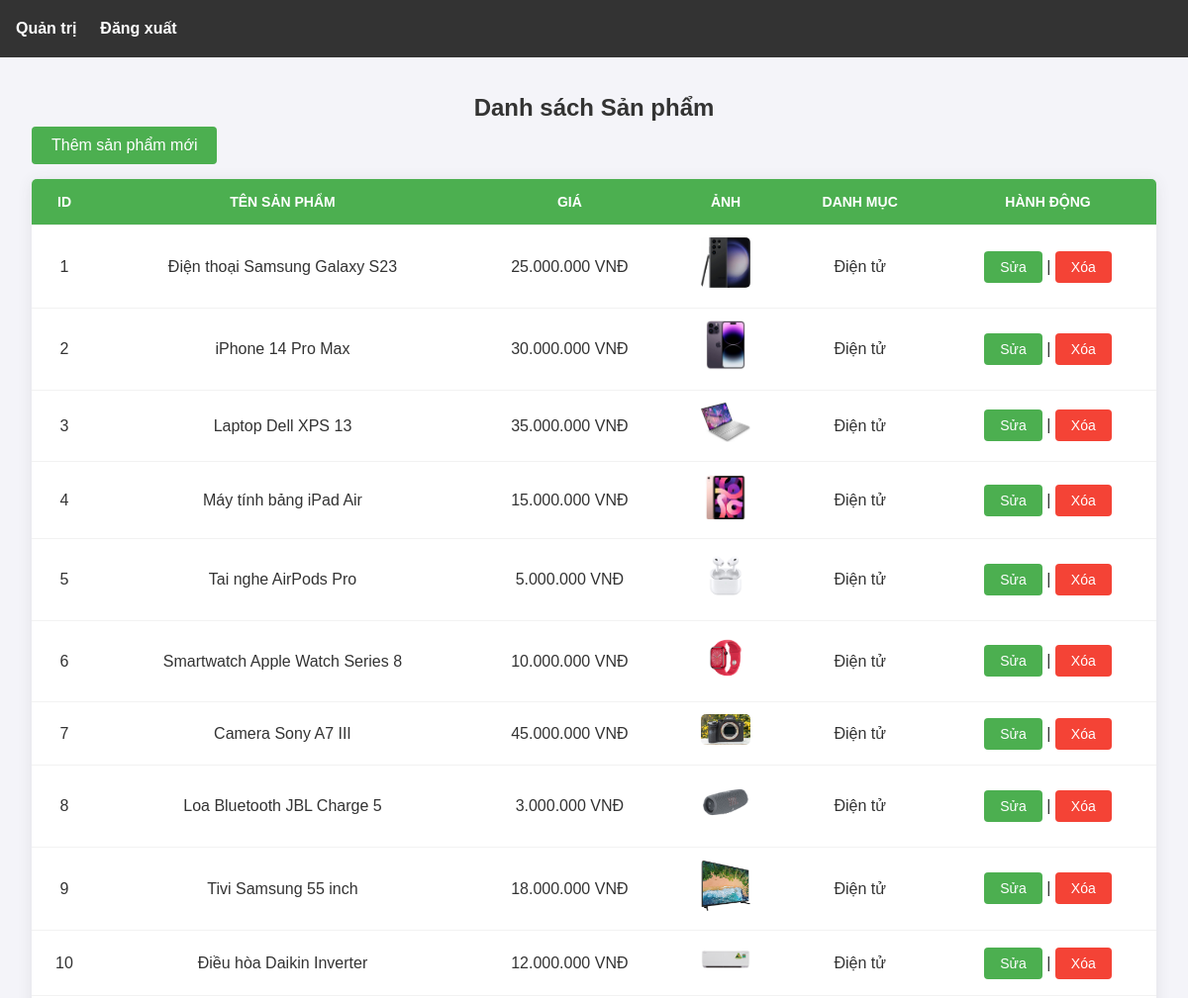
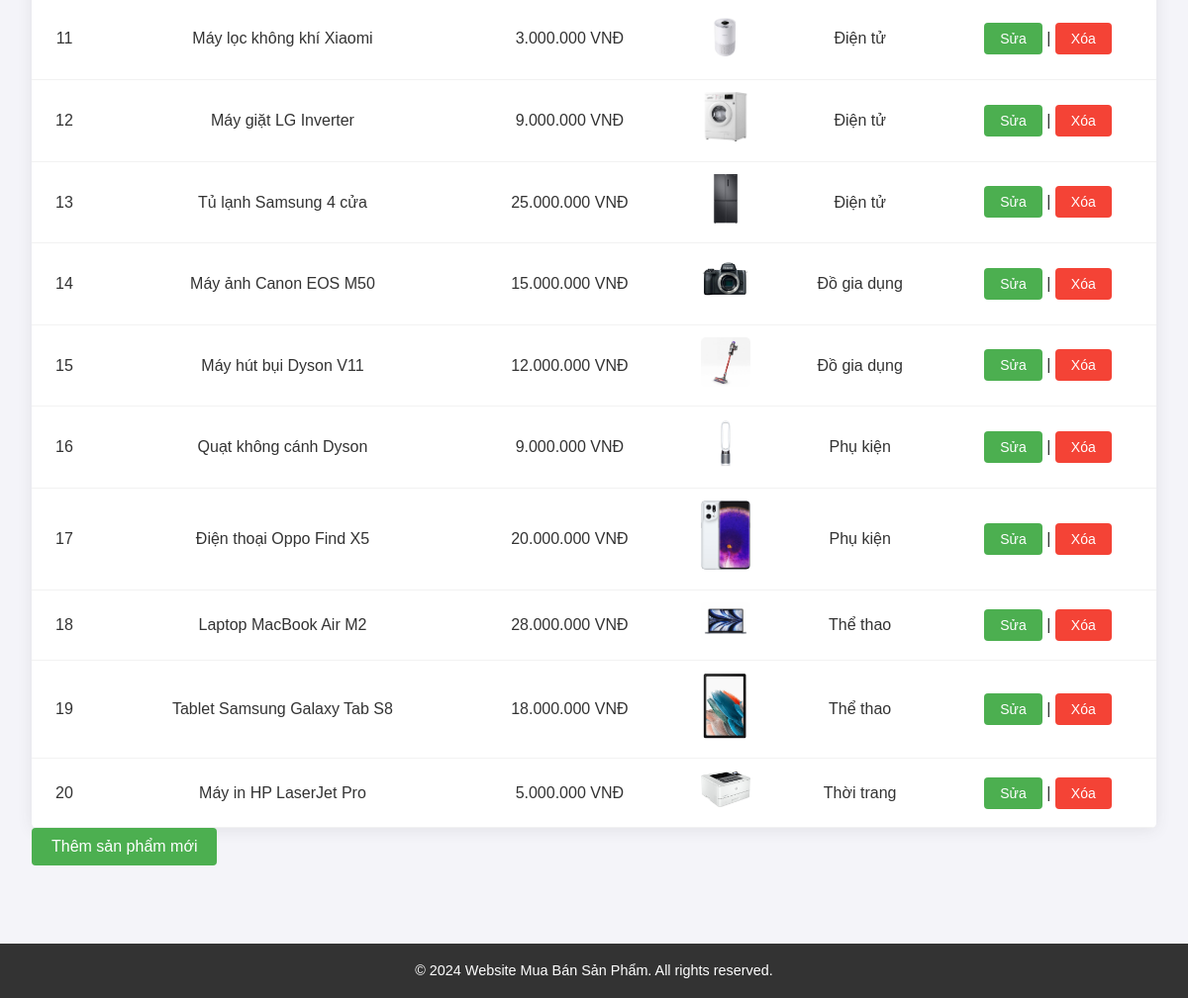
/admin/product_list.php, run on the app's committed database (2 pictures, top to bottom).
### tables this page shows
CREATE TABLE SanPham (
    product_id INT PRIMARY KEY AUTO_INCREMENT,
    product_name VARCHAR(100) NOT NULL,
    price DECIMAL(10, 2) NOT NULL,
    image_url VARCHAR(255),
    category_name VARCHAR(50) NOT NULL
);

### admin/product_list.php (the view, shortened to what this page needs)
<?php
include '../includes/database.php';
include 'header1.php';
$stmt = $pdo->query("SELECT * FROM SanPham");
$products = $stmt->fetchAll();
?>
<main>
    <h2>Danh sách Sản phẩm</h2>
    <button onclick="openAddPopup()" class="add-product-btn">Thêm sản phẩm mới</button>
    <table>
        <tr>
            <th>ID</th>
            <th>Tên sản phẩm</th>
            <th>Giá</th>
            <th>Ảnh</th>
            <th>Danh mục</th>
            <th>Hành động</th>
        </tr>
        <?php foreach ($products as $product) { ?>
            <tr>
                <td><?php echo $product['product_id']; ?></td>
                <td><?php echo $product['product_name']; ?></td>
                <td><?php echo number_format($product['price'], 0, ',', '.'); ?> VNĐ</td>
                <td><img src="../images/<?php echo htmlspecialchars($product['image_url']); ?>" alt="<?php echo htmlspecialchars($product['product_name']); ?>"></td>
                <td><?php echo $product['category_name']; ?></td>
                <td>
                    <button onclick="openPopup(<?php echo $product['product_id']; ?>, '<?php echo addslashes($product['product_name']); ?>', <?php echo $product['price']; ?>, '<?php echo addslashes($product['image_url']); ?>')" class="edit-button">Sửa</button> |
                    <a href="javascript:void(0);" onclick="openDeletePopup(<?php echo $product['product_id']; ?>)" class="delete-button">Xóa</a>
                </td>
            </tr>
        <?php } ?>
    </table>
<button onclick="openAddPopup()" class="add-product-btn">Thêm sản phẩm mới</button>
</main>
<?php include 'footer1.php';  ?>

### admin/css/style.css (style rules this page uses)
body { font-family: Arial, sans-serif; background-color: #f4f4f9; color: #333; }
h2 { text-align: center; color: #333; }
a { text-decoration: none; color: #333; }
table { width: 100%; border-collapse: collapse; box-shadow: 0 2px 15px rgba(64, 64, 64, 0.1); background-color: #fff; border-radius: 5px; overflow: hidden; }
table th, table td { padding: 12px 15px; text-align: center; }
table th { background-color: #4CAF50; color: #fff; text-transform: uppercase; font-size: 14px; }
table tr { border-bottom: 1px solid #f2f2f2; }
table td img { width: 50px; height: auto; border-radius: 5px; }
.edit-button { background-color: #4CAF50; color: white; border: none; padding: 8px 16px; border-radius: 4px; text-decoration: none; font-size: 14px; cursor: pointer; transition: background-color 0.3s; }
.delete-button { background-color: #f44336; color: white; border: none; padding: 8px 16px; border-radius: 4px; text-decoration: none; font-size: 14px; cursor: pointer; transition: background-color 0.3s; }
.add-product-btn { padding: 10px 20px; font-size: 16px; color: white; background-color: #4CAF50; border: none; border-radius: 4px; cursor: pointer; transition: background-color 0.3s; margin-bottom: 15px; }
* { margin: 0; padding: 0; box-sizing: border-box; }
body { font-family: Arial, sans-serif; background-color: #f4f4f9; color: #333; line-height: 1.6; }
main { padding: 2rem; max-width: 1200px; margin: 0 auto; }
button { background-color: #007bff; color: white; padding: 10px 15px; border: none; border-radius: 5px; cursor: pointer; transition: background-color 0.3s; }
button { cursor: pointer; }

### data on the page
sanpham: product_id "1", product_name "Điện thoại Samsung Galaxy S23", price "25.000.000", image_url (picture), category_name "Điện tử"
sanpham: product_id "2", product_name "iPhone 14 Pro Max", price "30.000.000", image_url (picture), category_name "Điện tử"
sanpham: product_id "3", product_name "Laptop Dell XPS 13", price "35.000.000", image_url (picture), category_name "Điện tử"
sanpham: product_id "4", product_name "Máy tính bảng iPad Air", price "15.000.000", image_url (picture), category_name "Điện tử"
sanpham: product_id "5", product_name "Tai nghe AirPods Pro", price "5.000.000", image_url (picture), category_name "Điện tử"
sanpham: product_id "6", product_name "Smartwatch Apple Watch Series 8", price "10.000.000", image_url (picture), category_name "Điện tử"
sanpham: product_id "7", product_name "Camera Sony A7 III", price "45.000.000", image_url (picture), category_name "Điện tử"
sanpham: product_id "8", product_name "Loa Bluetooth JBL Charge 5", price "3.000.000", image_url (picture), category_name "Điện tử"
sanpham: product_id "9", product_name "Tivi Samsung 55 inch", price "18.000.000", image_url (picture), category_name "Điện tử"
sanpham: product_id "10", product_name "Điều hòa Daikin Inverter", price "12.000.000", image_url (picture), category_name "Điện tử"
sanpham: product_id "11", product_name "Máy lọc không khí Xiaomi", price "3.000.000", image_url (picture), category_name "Điện tử"
sanpham: product_id "12", product_name "Máy giặt LG Inverter", price "9.000.000", image_url (picture), category_name "Điện tử"
sanpham: product_id "13", product_name "Tủ lạnh Samsung 4 cửa", price "25.000.000", image_url (picture), category_name "Điện tử"
sanpham: product_id "14", product_name "Máy ảnh Canon EOS M50", price "15.000.000", image_url (picture), category_name "Đồ gia dụng"
sanpham: product_id "15", product_name "Máy hút bụi Dyson V11", price "12.000.000", image_url (picture), category_name "Đồ gia dụng"
sanpham: product_id "16", product_name "Quạt không cánh Dyson", price "9.000.000", image_url (picture), category_name "Phụ kiện"
sanpham: product_id "17", product_name "Điện thoại Oppo Find X5", price "20.000.000", image_url (picture), category_name "Phụ kiện"
sanpham: product_id "18", product_name "Laptop MacBook Air M2", price "28.000.000", image_url (picture), category_name "Thể thao"
sanpham: product_id "19", product_name "Tablet Samsung Galaxy Tab S8", price "18.000.000", image_url (picture), category_name "Thể thao"
sanpham: product_id "20", product_name "Máy in HP LaserJet Pro", price "5.000.000", image_url (picture), category_name "Thời trang"
